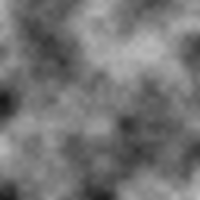
Frame 1 (no input)
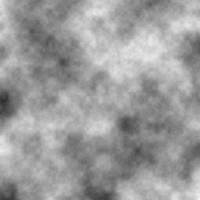
Frame 60 (no input)
Frame 120 (the mouse pressed at the canvas centre since frame 60): identical to frame 60, image omitted

The p5.js sketch that drew these frames (run headless with seeded random() and noise() and a simulated clock; from frame 60 on, the mouse is pressed at the canvas centre):

// p5.js sketch
// ── sketch.js
var inc = 0.02;


function setup() {
    createCanvas(200, 200);
    pixelDensity(1);
}
  
function draw() {
    var xoffset = 0;
    
    loadPixels();
    for(var x = 0; x < width; x++) {
      var yoffset = 0;
      for(var y = 0; y < height; y++) {
        var index = (x + y * width) * 4;
        var r = noise(xoffset, yoffset) * 255;
        pixels[index + 0] = r;   // Red
        pixels[index + 1] = r;   // Green
        pixels[index + 2] = r;   // Blue
        pixels[index + 3] = 255; // Alpha
        yoffset += inc;
      }
      xoffset += inc;
    }
    updatePixels();
    noiseDetail(12, 0.6);
    //noLoop();
}
